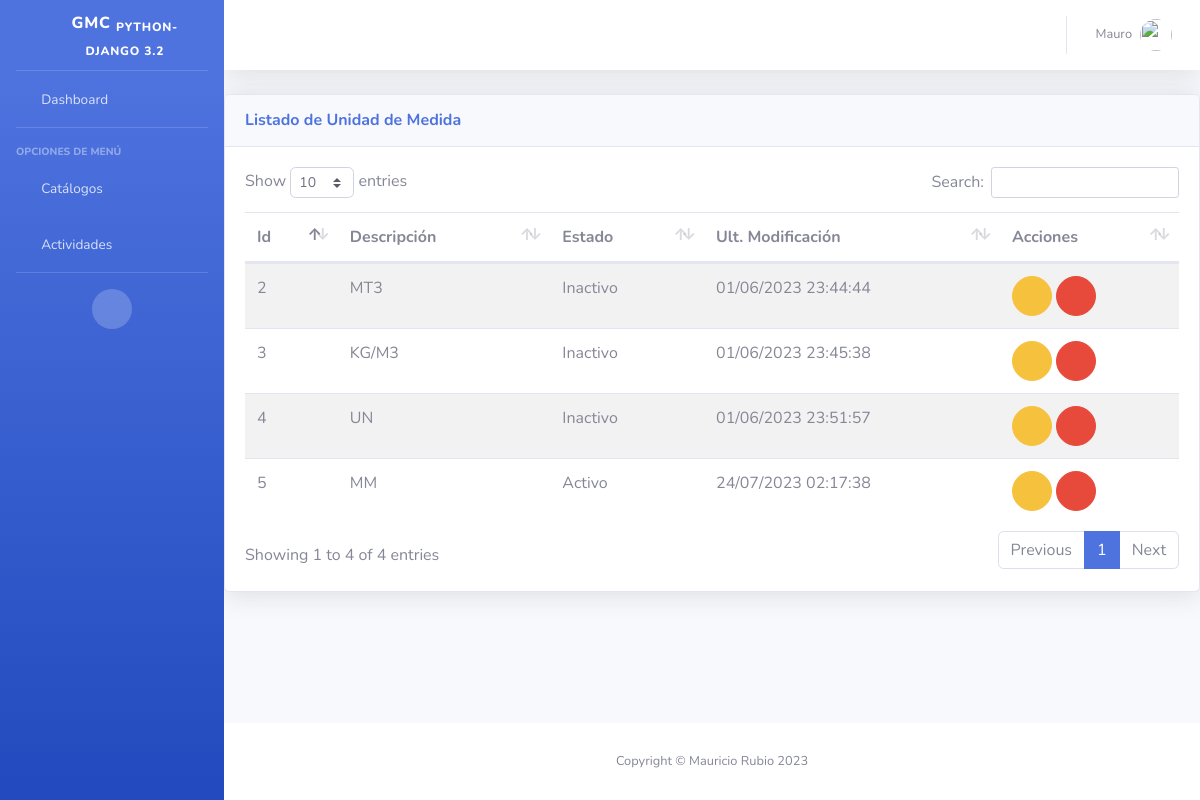
The page /inv/um/ (signed in) on the database its author committed.
### inv/models.py (models this page shows, shortened)
class UnidadMedida(ClaseModelo):
    descripcion = models.CharField(
        max_length=100,
        help_text='Descripción de la Unidad Medida',
        unique=True
    )
    class Meta:
        verbose_name_plural = "Unidades de Medida"

### inv/views.py (the view)
# urls.py: path('um/',UMView.as_view(), name="um_list"),
class UMView(SinPrivilegios, generic.ListView):
    model = UnidadMedida
    template_name = "inv/um_list.html"
    context_object_name = "obj"
    permission_required="inv.view_unidadmedida"

### inv/templates/inv/um_list.html (shortened to what this page needs)
{% extends 'base/base.html' %}
{% block page_content %}
<div class="card shadow mb-4">
  <div class="card-header py-3 d-flex flex-row align-items-center justify-content-between">
    <h6 class="m-0 font-weight-bold text-primary">Listado de Unidad de Medida</h6>
    <div class="dropdown no-arrow">
      <a class="dropdown-toggle" href="#" role="button" id="dropdownMenuLink" data-toggle="dropdown" aria-haspopup="true" aria-expanded="false">
        <i class="fas fa-ellipsis-v fa-sm fa-fw text-gray-400"></i>
      </a>
    </div>
  </div>
  <div class="card-body">
    <table class="table table-striped table-hover">
      <thead>
        <th>Id</th>
        <th>Descripción</th>
        <th>Estado</th>
        <th>Ult. Modificación</th>
        <th class="all">Acciones</th>
      </thead>
      <tbody>
        {% for item in obj%}
        <tr>
          <td>{{ item.id }}</td>
          <td>{{ item.descripcion }}</td>
          <td>{{item.estado|yesno:"Activo,Inactivo"}}</td>
          <td>{{ item.fm|date:"d/m/Y H:i:s"}}</td>
          <td>
            <a href="{% url 'inv:um_edit' item.id %}" class="btn btn-warning btn-circle" role="button"><i class="far fa-edit"></i></a>
            <a href="{% url 'inv:um_inactivar' item.id %}" class="btn btn-danger btn-circle" role="button"><i class="far fa-thumbs-down"></i></a>
          </td>
        </tr>
        {% endfor %}
      </tbody>
    </table>
  </div>
</div>
{% endblock %}

### templates/base/base.html (shortened to what this page needs)
{% load static %}
<!DOCTYPE html>
<html lang="es">
<head>
  <link href="{% static  'base/vendor/fontawesome-free/css/all.min.css' %}" rel="stylesheet" type="text/css">
  <link href="{% static  'base/css/sb-admin-2.min.css' %}" rel="stylesheet">
   <link href="{% static 'base/vendor/datatables/dataTables.bootstrap4.min.css'%}" rel="stylesheet">
  <link rel="stylesheet" href="{% static 'base/vendor/jquery_confirm/jquery-confirm.min.css' %}">
  <link rel="stylesheet" href="https://cdnjs.cloudflare.com/ajax/libs/jquery-datetimepicker/2.5.20/jquery.datetimepicker.min.css" />
  <link rel="stylesheet" href="https://unpkg.com/bootstrap-table@1.15.3/dist/bootstrap-table.min.css">
  <link href="https://cdnjs.cloudflare.com/ajax/libs/select2/4.0.8/css/select2.min.css" rel="stylesheet" />
</head>
<body id="page-top" class="bg-gradient-primary">
  {% block side_bar %}
  <div id="wrapper">
    <ul class="navbar-nav bg-gradient-primary sidebar sidebar-dark accordion" id="accordionSidebar">
      <a class="sidebar-brand d-flex align-items-center justify-content-center" href="{% url 'bases:home' %}">
        <div class="sidebar-brand-icon rotate-n-15">
          <i class="fas fa-laugh-wink"></i>
        </div>
        <div class="sidebar-brand-text mx-3">GMC <sub>Python-Django 3.2</sub> </div>
      </a>
      <hr class="sidebar-divider my-0">
      <li class="nav-item">
        <a class="nav-link" href="{% url 'bases:home' %}">
          <i class="fas fa-fw fa-tachometer-alt"></i>
          <span>Dashboard</span></a>
      </li>
      <hr class="sidebar-divider">
      <div class="sidebar-heading">
        Opciones de Menú
      </div>
      {% url 'inv:categoria_list' as cat_url %}
      {% url 'inv:subcategoria_list' as s_cat_url %}
      {% url 'cmp:compras_list' as cmp_url %}
      <li class="nav-item {% if cat_url in request.path or s_cat_url in request.path  %} active {% endif %}">
        <a class="nav-link collapsed" href="#" data-toggle="collapse" data-target="#collapseTwo" aria-expanded="true" aria-controls="collapseTwo">
          <i class="fas fa-fw fa-cog"></i>
          <span>Catálogos</span>
        </a>
      </li>
      <li class="nav-item {% if cmp_url in request.path  %} active {% endif %}">
        <a class="nav-link collapsed" href="#" data-toggle="collapse" data-target="#collapseCompras" aria-expanded="true" aria-controls="collapseCompras">
          <i class="fas fa-fw fa-truck"></i>
          <span>Actividades</span>
        </a>
      </li>
      <hr class="sidebar-divider d-none d-md-block">
      <div class="text-center d-none d-md-inline">
        <button class="rounded-circle border-0" id="sidebarToggle"></button>
      </div>
    </ul>
    {% endblock side_bar %}
    <div id="content-wrapper" class="d-flex flex-column">
      <div id="content">
        {% block top_bar %}
        <nav class="navbar navbar-expand navbar-light bg-white topbar mb-4 static-top shadow">
          <ul class="navbar-nav ml-auto">
            <li class="nav-item dropdown no-arrow">
              <a class="nav-link dropdown-toggle" href="#" id="userDropdown" role="button" data-toggle="dropdown" aria-haspopup="true" aria-expanded="false">
                <span class="mr-2 d-none d-lg-inline text-gray-600 small">{{ user.username }}</span>
                <img class="img-profile rounded-circle" src="{% static 'base/img/user.png' %}">
              </a>
            </li>
          </ul>
        </nav>
        {% endblock top_bar %}
        {% block page_content %}{% endblock %}
        {% block footer %}
      </div>
      <footer class="sticky-footer bg-white">
        <div class="container my-auto">
          <div class="copyright text-center my-auto">
            <span>Copyright &copy; Mauricio Rubio 2023</span>
          </div>
        </div>
      </footer>
    </div>
  </div>
  {% endblock %}
</body>
</html>

### rows shown on the page
UnidadMedida: id "2", descripcion "MT3", estado "Inactivo", fm "01/06/2023 23:44:44"
UnidadMedida: id "3", descripcion "KG/M3", estado "Inactivo", fm "01/06/2023 23:45:38"
UnidadMedida: id "4", descripcion "UN", estado "Inactivo", fm "01/06/2023 23:51:57"
UnidadMedida: id "5", descripcion "MM", estado "Activo", fm "24/07/2023 02:17:38"

### other values the page prints
{{ user.username }} "Mauro"
